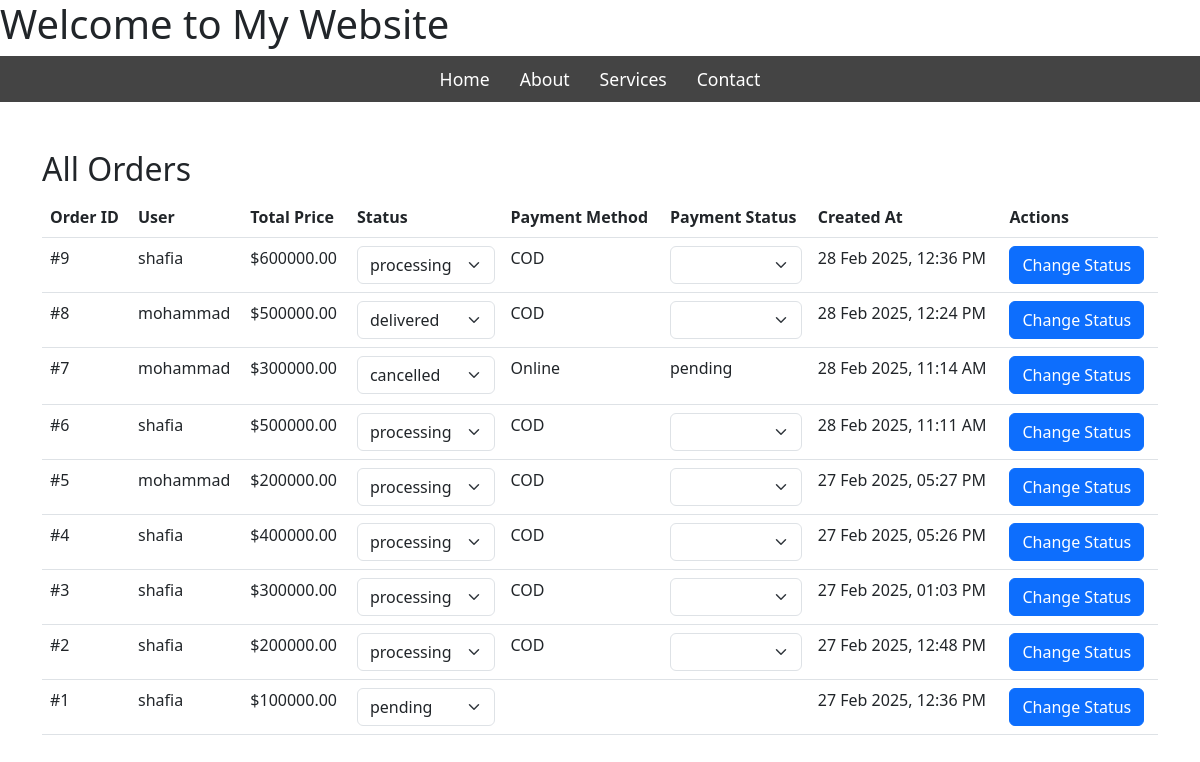
The page /all_orders/ (signed in) on the database its author committed.
### products/models.py (models this page shows, shortened)
class Order(models.Model):
    STATUS_CHOICES = [
        ('pending','pending'),
        ('processing','processing'),
        ('shipped','shipped'),
        ('delivered','delivered'),
        ('cancelled','cancelled'),
    ]
    user = models.ForeignKey(User, on_delete=models.CASCADE)
    cart=models.ManyToManyField(Cart)
    created_at =models.DateTimeField(auto_now_add=True)
    total_price = models.DecimalField(max_digits=10, decimal_places=2)
    status =models.CharField(max_length=50, choices=STATUS_CHOICES, default='pending')

class Payment(models.Model):
    PAYMENT_STATUS_CHOICE =[
        ('pending','pending'),
        ('Completed','Completed'),
        ('Failed','Failed'),
    ]
    order = models.OneToOneField(Order, on_delete=models.CASCADE)
    payment_method = models.CharField(max_length=100, choices=[('COD','cash on Delivery'), ('Online','Online Payment')])
    trancation_id = models.CharField(max_length=255, blank=True, null=True)
    status = models.CharField(max_length=50, choices=PAYMENT_STATUS_CHOICE, default='pending')

### products/views.py (the view)
# urls.py: path('all_orders/',views.all_orders, name='all_orders'),
@login_required
def all_orders(request):
    if request.user.is_superuser:
        order = Order.objects.all().order_by('-created_at')
        return render(request, 'admin_orders.html', {'order':order})
    else:
        return redirect('home')

### products/templates/admin_orders.html (shortened to what this page needs)
{% extends 'index.html' %}
{% block content %}
<div class="container mt-5">
    <h2>All Orders</h2>
    <table class="table">
        <thead>
            <tr>
                <th>Order ID</th>
                <th>User</th>
                <th>Total Price</th>
                <th>Status</th>
                <th>Payment Method</th>
                <th>Payment Status</th>
                <th>Created At</th>
                <th>Actions</th>
            </tr>
        </thead>
        <tbody>
            {% for order in order %}
            <tr>
                <td>#{{ order.id }}</td>
                <td>{{ order.user.username }}</td>
                <td>${{ order.total_price }}</td>
                <td>
                    <form method="POST" action="{% url 'update_order_status' order.id %}">
                        <select name="status" class="form-select" onchange="this.form.submit()">
                            {% for status, label in order.STATUS_CHOICES %}
                                <option value="{{ status }}" {% if order.status == status %}selected{% endif %}>
                                    {{ label }}
                                </option>
                            {% endfor %}
                        </select>
                    </form>
                </td>
                <td>{{ order.payment.payment_method }}</td>
                <td>
                    <form method="POST" action="{% url 'update_order_status' order.id %}">
                        {% if order.payment.payment_method == "COD" %}
                            <select name="payment_status" class="form-select" onchange="this.form.submit()">
                            </select>
                        {% else %}
                            <p>{{ order.payment.status }}</p>
                        {% endif %}
                    </form>
                </td>
                <td>{{ order.created_at|date:"d M Y, h:i A" }}</td>
                <td>
                    <a href="{% url 'update_order_status' order.id %}" class="btn btn-primary">Change Status</a>
                </td>
            </tr>
            {% endfor %}
        </tbody>
    </table>
</div>
{% endblock %}

### rows shown on the page
Order: id "9", user.username "shafia", total_price "600000.00", status "processing", payment.payment_method "COD", created_at "28 Feb 2025, 12:36 PM"
Order: id "8", user.username "mohammad", total_price "500000.00", status "delivered", payment.payment_method "COD", created_at "28 Feb 2025, 12:24 PM"
Order: id "7", user.username "mohammad", total_price "300000.00", status "cancelled", payment.payment_method "Online", payment.status "pending", created_at "28 Feb 2025, 11:14 AM"
Order: id "6", user.username "shafia", total_price "500000.00", status "processing", payment.payment_method "COD", created_at "28 Feb 2025, 11:11 AM"
Order: id "5", user.username "mohammad", total_price "200000.00", status "processing", payment.payment_method "COD", created_at "27 Feb 2025, 05:27 PM"
Order: id "4", user.username "shafia", total_price "400000.00", status "processing", payment.payment_method "COD", created_at "27 Feb 2025, 05:26 PM"
Order: id "3", user.username "shafia", total_price "300000.00", status "processing", payment.payment_method "COD", created_at "27 Feb 2025, 01:03 PM"
Order: id "2", user.username "shafia", total_price "200000.00", status "processing", payment.payment_method "COD", created_at "27 Feb 2025, 12:48 PM"
Order: id "1", user.username "shafia", total_price "100000.00", status "pending", created_at "27 Feb 2025, 12:36 PM"
